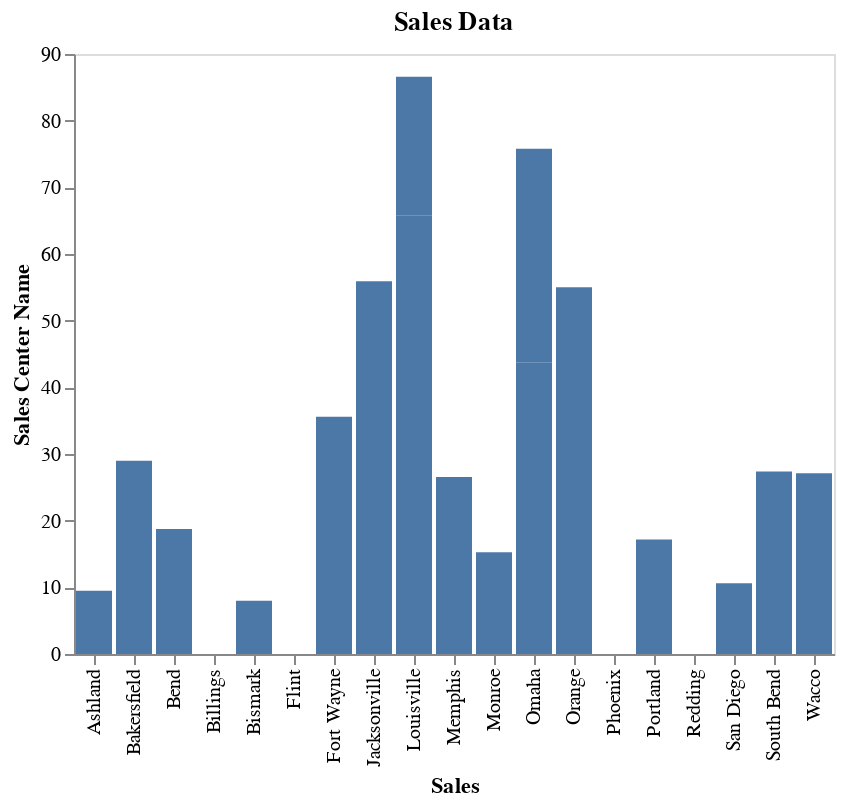

This figure's notebook cell:
### Markdown cell above
#### The same chart with some non-default parameter values specified

### Code cell
%chart x=sales_center_name, y=sales, gridx=false, gridy=false, title=Sales Data, labelx=Sales, labely=Sales Center Name, typex=n, typey=q, id=0

### Figure 1 — Vega-Lite specification as saved in the notebook (floating-point values rounded to 4 significant figures)
{"$schema": "https://vega.github.io/schema/vega-lite/v3.json", "data": {"format": {"type": "json"}, "values": [{"SALES": ".00", "Sales_Center_ID": "1111", "Sales_Center_Name": "Phoenix"}, {"SALES": "35.58", "Sales_Center_ID": "1114", "Sales_Center_Name": "Fort Wayne"}, {"SALES": ".00", "Sales_Center_ID": "9999", "Sales_Center_Name": "Redding"}, {"SALES": "16.50", "Sales_Center_ID": "1113", "Sales_Center_Name": "Jacksonville"}, {"SALES": "7.79", "Sales_Center_ID": "6666", "Sales_Center_Name": "Memphis"}, {"SALES": "65.73", "Sales_Center_ID": "4444", "Sales_Center_Name": "Louisville"}, {"SALES": "29.00", "Sales_Center_ID": "2111", "Sales_Center_Name": "Bakersfield"}, {"SALES": "17.18", "Sales_Center_ID": "1116", "Sales_Center_Name": "Portland"}, {"SALES": "43.78", "Sales_Center_ID": "3333", "Sales_Center_Name": "Omaha"}, {"SALES": ".00", "Sales_Center_ID": "8888", "Sales_Center_Name": "San Diego"}, {"SALES": "27.10", "Sales_Center_ID": "1118", "Sales_Center_Name": "Wacco"}, {"SALES": ".00", "Sales_Center_ID": "1119", "Sales_Center_Name": "Flint"}, {"SALES": "55.00", "Sales_Center_ID": "3111", "Sales_Center_Name": "Orange"}, {"SALES": "19.36", "Sales_Center_ID": "1112", "Sales_Center_Name": "South Bend"}, {"SALES": ".00", "Sales_Center_ID": "2222", "Sales_Center_Name": "Bend"}, {"SALES": ".00", "Sales_Center_ID": "1115", "Sales_Center_Name": "Billings"}, {"SALES": "15.25", "Sales_Center_ID": "7777", "Sales_Center_Name": "Monroe"}, {"SALES": "9.50", "Sales_Center_ID": "1117", "Sales_Center_Name": "Ashland"}, {"SALES": ".00", "Sales_Center_ID": "1111", "Sales_Center_Name": "Phoenix"}, {"SALES": ".00", "Sales_Center_ID": "9999", "Sales_Center_Name": "Redding"}, {"SALES": "39.42", "Sales_Center_ID": "1113", "Sales_Center_Name": "Jacksonville"}, {"SALES": "18.75", "Sales_Center_ID": "6666", "Sales_Center_Name": "Memphis"}, {"SALES": "20.85", "Sales_Center_ID": "4444", "Sales_Center_Name": "Louisville"}, {"SALES": "32.00", "Sales_Center_ID": "3333", "Sales_Center_Name": "Omaha"}, {"SALES": "10.60", "Sales_Center_ID": "8888", "Sales_Center_Name": "San Diego"}, {"SALES": "8.00", "Sales_Center_ID": "1112", "Sales_Center_Name": "South Bend"}, {"SALES": "18.75", "Sales_Center_ID": "2222", "Sales_Center_Name": "Bend"}, {"SALES": ".00", "Sales_Center_ID": "7777", "Sales_Center_Name": "Monroe"}, {"SALES": ".00", "Sales_Center_ID": "5555", "Sales_Center_Name": "Bismark"}, {"SALES": "7.97", "Sales_Center_ID": "5555", "Sales_Center_Name": "Bismark"}]}, "encoding": {"x": {"axis": {"grid": false, "title": "Sales"}, "field": "Sales_Center_Name", "type": "nominal"}, "y": {"axis": {"grid": false, "title": "Sales Center Name"}, "field": "SALES", "type": "quantitative"}}, "mark": {"color": "#4C78A8", "type": "bar"}, "title": "Sales Data"}
